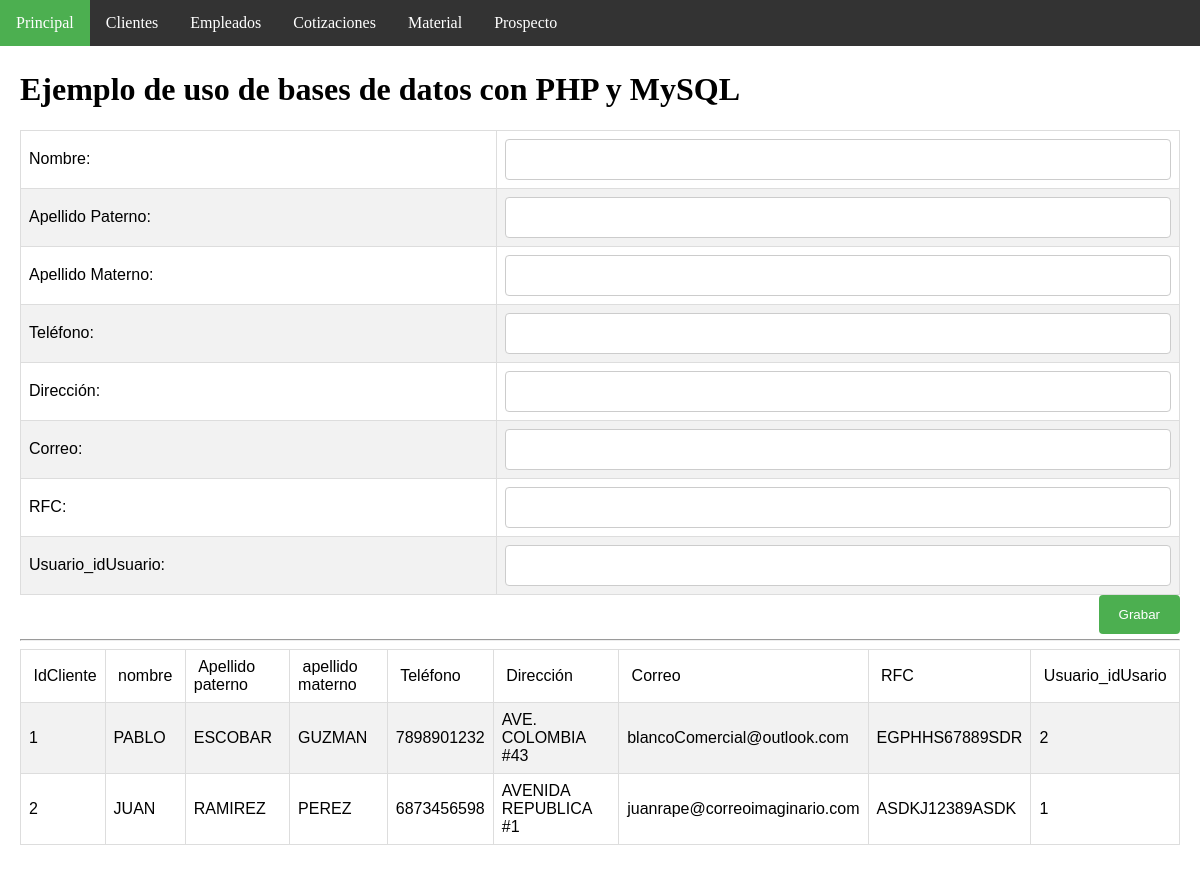
Page /insertEmpleado.php on the committed database.
### tables this page shows
CREATE TABLE `empleado` (
  `idEmpleado` int(11) NOT NULL AUTO_INCREMENT,
  `nombre` varchar(45) NOT NULL,
  `ape-pat` varchar(45) NOT NULL,
  `ape-mat` varchar(45) NOT NULL,
  `telefono` varchar(45) NOT NULL,
  `direccion` varchar(45) NOT NULL,
  `email` varchar(45) NOT NULL,
  `rfc` varchar(45) NOT NULL,
  `Usuario_idUsuario` int(11) NOT NULL,
  PRIMARY KEY (`idEmpleado`,`Usuario_idUsuario`),
  KEY `fk_Empleado_Usuario1_idx` (`Usuario_idUsuario`),
  CONSTRAINT `fk_Empleado_Usuario1` FOREIGN KEY (`Usuario_idUsuario`) REFERENCES `usuario` (`idUsuario`) ON DELETE NO ACTION ON UPDATE NO ACTION
);

### insertEmpleado.php (the view, shortened to what this page needs)
<!DOCTYPE html>
<html>
<head>
   <link rel="stylesheet" type="text/css" href="css/page_style.css">
</head>
<body>
<ul>
  <li><a class="active" href="index.php">Principal</a></li>
  <li><a href="clienteAdmon.php">Clientes</a></li>
  <li><a href="empleadoAdmon.php">Empleados</a></li>
  <li><a href="cotizacionAdmon.php">Cotizaciones</a></li>
  <li><a href="materialAdmon.php">Material</a></li>
  <li><a href="prospectoAdmon.php">Prospecto</a></li>
</ul>
<div style="padding:20px;margin-top:30px;height:1500px;">
<h1>Ejemplo de uso de bases de datos con PHP y MySQL</h1>
<form action="insertEmpleadoDb.php" method="post">
<table>
<tr>
   <td>Nombre:</td>
   <td><input type="text" name="nombre" size="20" maxlength="30"></td>
</tr>
<tr>
   <td>Apellido Paterno:</td>
   <td><input type="text" name="a_p" size="20" maxlength="30"></td>
</tr>
<tr>
   <td>Apellido Materno:</td>
   <td><input type="text" name="a_m" size="20" maxlength="30"></td>
</tr>
<tr>
   <td>Teléfono:</td>
   <td><input type="text" name="tel" size="20" maxlength="30"></td>
</tr>
<tr>
   <td>Dirección:</td>
   <td><input type="text" name="dire" size="20" maxlength="30"></td>
</tr>
<tr>
   <td>Correo:</td>
   <td><input type="text" name="email" size="20" maxlength="30"></td>
</tr>
<tr>
   <td>RFC:</td>
   <td><input type="text" name="rfc" size="20" maxlength="30"></td>
</tr>
<tr>
   <td>Usuario_idUsuario:</td>
   <td><input type="text" name="idu" size="20" maxlength="30"></td>
</tr>
</table>
<input type="submit" name="accion" value="Grabar">
<br><br>
</FORM>
<hr>
<?php
   $link=Conectarse();
   $query="select * from empleado";
   $result=mysqli_query($link,$query);
?>
<center>
 <table>
     <tr>
         <td >&nbsp;IdCliente</td>
         <td>&nbsp;nombre&nbsp;</td>
         <td>&nbsp;Apellido paterno&nbsp;</td>
         <td>&nbsp;apellido materno&nbsp;</td>
         <td>&nbsp;Teléfono&nbsp;</td>
         <td>&nbsp;Dirección&nbsp;</td>
         <td>&nbsp;Correo&nbsp;</td>
         <td>&nbsp;RFC&nbsp;</td>
         <td>&nbsp;Usuario_idUsario&nbsp;</td>
      </tr>
<?php
   while($row = mysqli_fetch_array($result)) {
echo "<tr><td>".$row["idEmpleado"]."</td>";
echo "<td >".$row["nombre"]."</td>";
echo "<td>".$row["ape-pat"]."</td>";
echo "<td>".$row["ape-mat"]."</td>";
echo "<td>".$row["telefono"]."</td>";
echo "<td>".$row["direccion"]."</td>";
echo "<td>".$row["email"]."</td>";
echo "<td>".$row["rfc"]."</td>";
echo "<td>".$row["Usuario_idUsuario"]."</td>";
   }
?>
</table> </center>
</div>
</body>
</html>

### css/page_style.css (style rules this page uses)
table { font-family: "Trebuchet MS", Arial, Helvetica, sans-serif; border-collapse: collapse; width: 100%; }
td,th { border: 1px solid #ddd; padding: 8px; }
tr:nth-child(even) { background-color: #f2f2f2; }
* { box-sizing: border-box; }
input[type=text], select, textarea { width: 100%; padding: 12px; border: 1px solid #ccc; border-radius: 4px; resize: vertical; }
input[type=submit] { background-color: #4CAF50; color: white; padding: 12px 20px; border: none; border-radius: 4px; cursor: pointer; float: right; }
body { margin:0; }
ul { list-style-type: none; margin: 0; padding: 0; overflow: hidden; background-color: #333; position: fixed; top: 0; width: 100%; }
li { float: left; }
li a { display: block; color: white; text-align: center; padding: 14px 16px; text-decoration: none; }
.active { background-color: #4CAF50; }

### rows in the picture
empleado: idEmpleado "1", nombre "PABLO", value "ESCOBAR", value "GUZMAN", telefono "7898901232", direccion "AVE. COLOMBIA #43", email "blancoComercial@outlook.com", rfc "EGPHHS67889SDR", Usuario_idUsuario "2"
empleado: idEmpleado "2", nombre "JUAN", value "RAMIREZ", value "PEREZ", telefono "6873456598", direccion "AVENIDA REPUBLICA #1", email "juanrape@correoimaginario.com", rfc "ASDKJ12389ASDK", Usuario_idUsuario "1"
